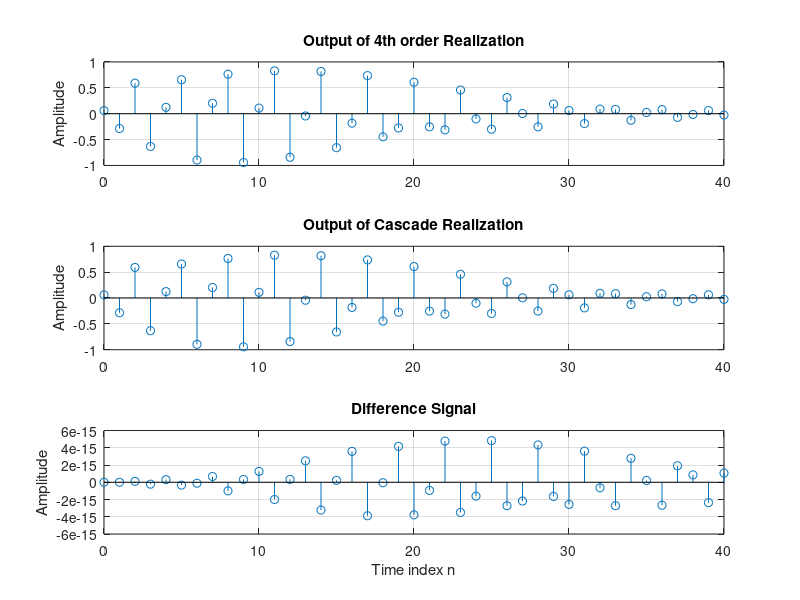

Write MATLAB code to recreate this figure.
% Program Q2_26
% Cascade Realization
clf;
x = [1 zeros(1, 40)]; % Generate the input
n = 0:40;
% Coefficients of 4th order system
den = [1 1.6 2.28 1.325 0.68];
num = [0.06 -0.19 0.27 -0.26 0.12];
% Compute the output of 4th order system
y = filter(num, den, x);
% Coefficients of the two 2nd order systems
num1 = [0.3 -0.2 0.4]; den1 = [1 0.9 0.8];
num2 = [0.2 -0.5 0.3]; den2 = [1 0.7 0.85];
% Output y1[n] of the first stage in the cascade
y1 = filter(num2, den2, x);
% Output y2[n] of the second stage in the cascade
y2 = filter(num1, den1, y1);
% Difference between y[n] and y2[n]
d = y - y2;
% Plot output and difference signals
subplot(3, 1, 1);
stem(n, y);
ylabel('Amplitude');
title('Output of 4th order Realization'); grid;
subplot(3, 1, 2);
stem(n, y2)
ylabel('Amplitude');
title('Output of Cascade Realization'); grid;
subplot(3, 1, 3);
stem(n, d)
xlabel('Time index n'); ylabel('Amplitude');
title('Difference Signal'); grid;
